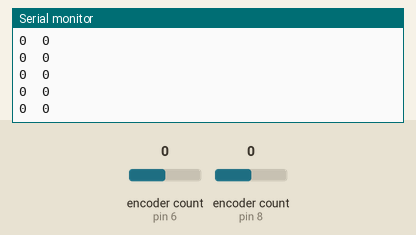
The sketch below on a simulated Arduino Uno, built with avr-gcc and run on an emulated ATmega328P. On the bench: the last lines printed to the serial monitor. The inputs (shaded band) are chosen by the test bench; at power-on: encoder count (sensors on pin 6, pin 8) 0.

Above: at 1.2 s.
1.3 s: encoder count (sensor on pin 6) set to 1
At 2.3 s:
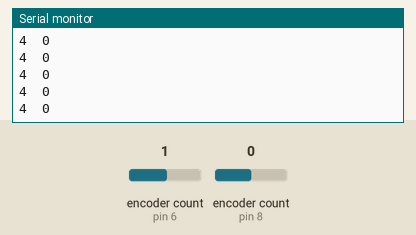
2.8 s: encoder count (sensor on pin 8) set to 1
At 3.6 s:
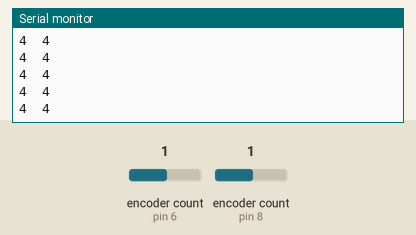
4.3 s: encoder count (sensor on pin 6) set to 2
At 4.8 s:
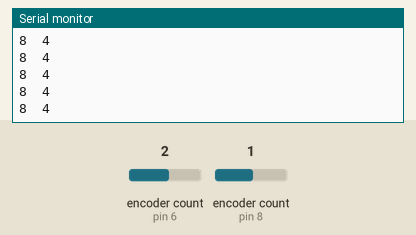
5.8 s: encoder count (sensor on pin 8) set to 2
At 6.5 s:
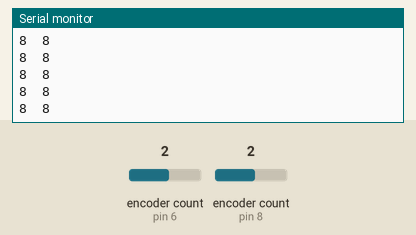
Timing chart, 0 to 8.3 s (numbered marks = the images above; inputs shaded):
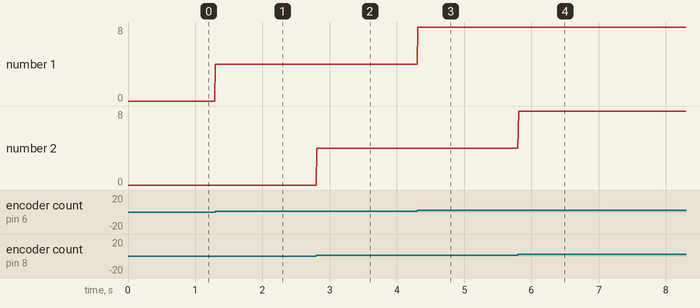

Measured:
- after the input at 1.3 s, the serial monitor: prints a new line at once (image 1)
- after the input at 2.8 s, the serial monitor: prints a new line at once (image 2)
- after the input at 4.3 s, the serial monitor: prints a new line at once (image 3)
- after the input at 5.8 s, the serial monitor: prints a new line at once (image 4)
- plotted number 1: 0 → 4 after the input at 1.3 s, 4 → 8 after the input at 4.3 s

The sketch:

motorEncoder.ino
```cpp
//EncoderTest from Mouse Examples
#include <Encoder.h>

const unsigned int M1_ENC_A = 6;
const unsigned int M1_ENC_B = 7;
const unsigned int M2_ENC_A = 8;
const unsigned int M2_ENC_B = 9;

Encoder enc1(M1_ENC_A, M1_ENC_B);
Encoder enc2(M2_ENC_A, M2_ENC_B);

void setup() {
  Serial.begin(115200);

  //analogWrite(2, 255);
  //analogWrite(3, 0);
  //analogWrite(4, 255);
  //analogWrite(5, 0);
}

void loop() {
  Serial.print(enc1.read());
  Serial.print("\t");
  Serial.print(enc2.read());
  Serial.println();
  delay(10);

}
```
